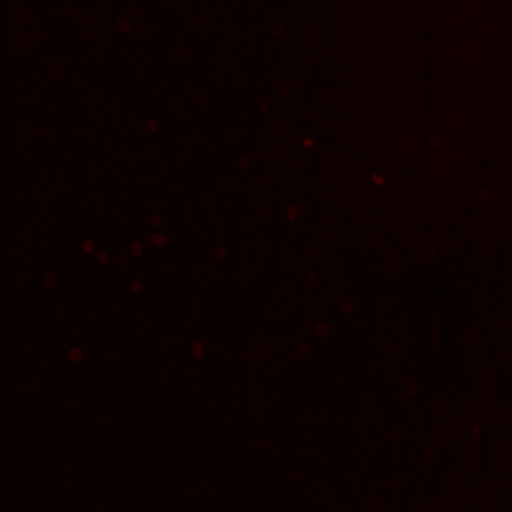
%> input picture fos close_ch00.tif, 1024 x 1024 px (shown at 1/2 size)
$ octave --eval "result = extract_feature('fos close_ch00.tif');"   (GNU Octave 9; MATLAB toolbox functions it lacks are replaced by stand-ins)
%> lines starting %> are read from the running program, lines starting %| are printed output that depends on the picture
### mexican_hat.m
function [Binary_mask, Gray_image] = mexican_hat(I, Size, Sigma, Std)


%I_bw is a grayscale image, not BW
I_bw = mat2gray(I);

% Try Wiener
 J = wiener2(I_bw);

% Try gamma
% J = imadjust(I_bw, [], [], 1.5);
% figure;imshow(J);
% figure;imshow(I_bw);
%pad image with zeros
% I_pad = padarray(I_bw, [70 70],'replicate');
I_pad = padarray(J, [70 70],'replicate');

%Creating mexican hat template and convolving with image
mex_hat = mexhati(Size, Sigma);
I_hat = mexconv(I_pad,mex_hat);

%Create a threshold. Take the mean of the of the whole image and find the
%standard deviation


sz_image = size(I_hat);
img_vector = reshape(I_hat, [1 sz_image(1)*sz_image(2)]);
avg_image = mean(img_vector);
std_image = std(img_vector);

% Create a binary image
Binary_mask = I_hat > (avg_image + Std * std_image);

%removing padding of image for mask and gray image
Binary_mask(1:70,:)=[];
Binary_mask(end-69:end,:)= [];
Binary_mask(:,1:70)=[];
Binary_mask(:,end-69:end)=[];

% Create a gray image and remove padding
Gray_image = I_hat ;

Gray_image(1:70,:)=[];
Gray_image(end-69:end,:)= [];
Gray_image(:,1:70)=[];
Gray_image(:,end-69:end)=[];

%normalize
Gray_image = mat2gray(Gray_image);
%converting image matrix to a vector

### mexconv.m
%This function convolves your image with the mexican hat template generated
%by mexhati.
%
%
%
function convolved_image = mexconv(I, mexihat)

% figure;imshow(I)
% title('original')

norm = mat2gray(I);
% figure;imshow(norm)
% title('after mat2gray before conv')

HH = conv2(norm,mexihat,'same');
% figure;imshow(HH);
% title('after convolution')

II = mat2gray(HH);
% figure;imshow(II);
% title('after renormalizing after convolution')

convolved_image = HH;

### mexhati.m
% This is a mexican hat function. This function will return a
% two-dimensional template of a mexican hat. Input size designates how big
% the template is in terms of pixels. Ex. size = 50 will return a mexican
% hat template that is 50 pixels by 50 pixels. Sigma is the standard
% deviation of the Gaussian function which also determins the width and
% size of the mexican hat function.
%
%

%Mexican hat function
function mexican_hat = mexhati(size,sigma)

[x,y] = meshgrid(0:1:size);
shift = size/2;
a = 1;

mexhat = (a/(pi*sigma^2))*(1 - ((x-shift).^2+(y-shift).^2)/(2*sigma^2)).*exp(-(((x-shift).^2+(y-shift).^2))/(2*sigma^2));
% figure; surf(x,y,mexhat);
mexican_hat = mexhat;

### extract_feature.m
function [Feature_vector, num_of_candidates, candidate_centroid] = extract_feature(image_path)
%> called with image_path = 'fos close_ch00.tif'
% image_path = cfos_test_image_path;
I = imread(image_path);
%> I is the input picture: size 1024x1024x3 uint8; mean R, G, B 12.1, 0, 0
I_bw = mat2gray(I);
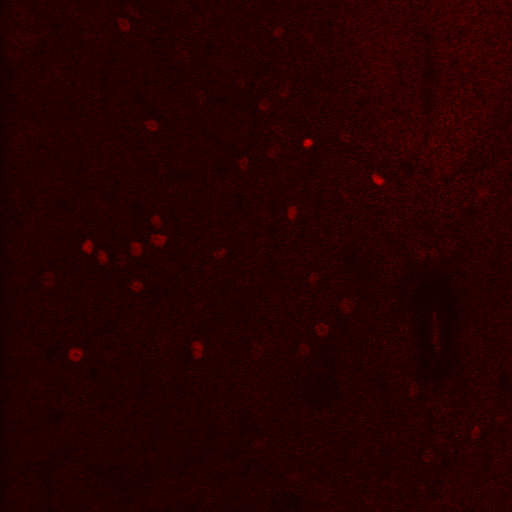
%> I_bw: size 1024x1024x3 double (shown at 1/2 size); mean R, G, B 0.15, 0, 0

mask = mexican_hat(I,80,4,2.5);
%> in mexican_hat, `J = wiener2(I_bw);`:
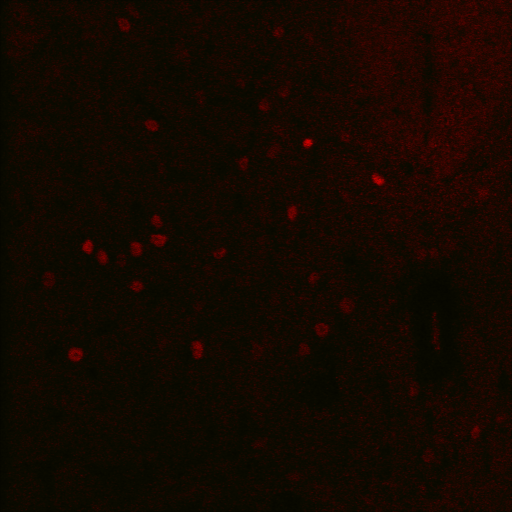
%> J: size 1024x1024x3 double (shown at 1/2 size); mean R, G, B 0.0801, 0.0349, 0
%> in mexican_hat, `I_pad = padarray(J, [70 70],'replicate');`:
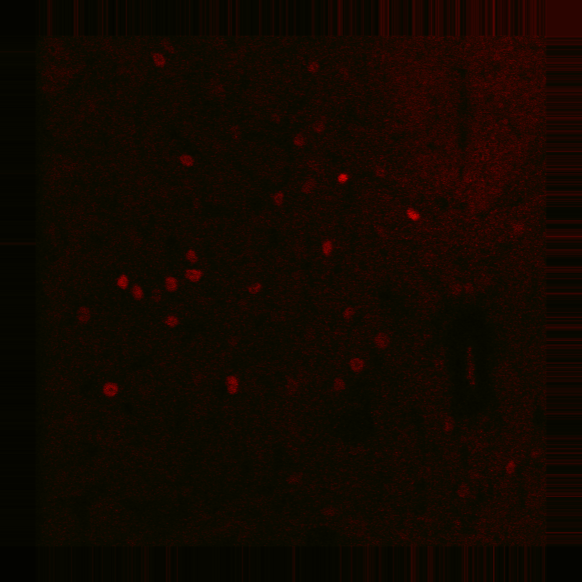
%> I_pad: size 1164x1164x3 double (shown at 1/2 size); mean R, G, B 0.0739, 0.0327, 0
%> the run ends on the next line
% figure;imshow(mask);title('after mexican hat');

% % file_cat = '/Users/qingdai/Desktop/fos_detection/pictures/#20_E3_LDH_tdt_10x_500ms.tif';
% I2 = imread(file_cat);
% I_bw2 = mat2gray(I2);

%%
% %histogram equilization
I_equalized = adapthisteq(I_bw,'ClipLimit',.2);
% figure;
% imshow(I_equalized);
% title('adaptive histogram equalization')


%%
%Filtering out candidate targets that don't meet Area criterion and then
%plotting the candidate points that are left and displaying them over the
%original image.
[L,n] = bwlabel(mask);
Candidate_properties = regionprops(L,'Area', 'PixelIdxList', 'Centroid');

candidate_centroid = [];
for i = 1:n
     if Candidate_properties(i).Area < 25               ||  Candidate_properties(i).Area > 400
        L(Candidate_properties(i).PixelIdxList) = 0;
    else
        candidate_centroid = [candidate_centroid; Candidate_properties(i).Centroid];
    end
end
% figure;imshow(L)


[L2, num_of_candidates] = bwlabel(L);
% figure;imshow(L); title('L2')
Candidate_properties = regionprops(L2, 'Centroid', 'PixelIDxList');


%%
%Recomputing the candidate patches after filtering out size
patch_size = 80;
for i=1:num_of_candidates
    % filter
    % set pixelidxlist of target candidate to 1, all the other to 0
    Base = zeros(size(L2));
    Base(Candidate_properties(i).PixelIdxList) = 1;

    x = Candidate_properties(i).Centroid(1);
    y = Candidate_properties(i).Centroid(2);
    BW_patch(i).image = create_patch(Base,x,y,patch_size);
    Gray_patch(i).image = create_patch(I_equalized, x,y,patch_size);

    %Normalizing the patches and reorienting so that it is vertical
    [Gray_Patch_normal(i).image, BW_patch_reorient(i).image] = process_reorient(Gray_patch(i).image, BW_patch(i).image);


%     figure;imshow(BW_patch.image);
%


end
%%
%Start extracting features
%--------------------------------------------------------------------------

%Shape features

Shape_features = zeros(num_of_candidates,10);
for i = 1:num_of_candidates
%     gg = i
%    figure;imshow(BW_patch(160).image);
    Shape_features(i,:) = compute_shape_features_revised(BW_patch(i).image,patch_size);

end
% Shape_features = compute_shape_features(BW_patch_reorient(1).image,patch_size, number);

%%

%Texture features

num_histogram_bins = 16;

% determine the size of Texture_vector
Texture_features = Compute_MR8(Gray_Patch_normal(1).image, num_histogram_bins);

[a,b] = size(Texture_features);
Texture_features = zeros(num_of_candidates, a*b);

for i = 1:num_of_candidates
    Texture_matrix = Compute_MR8(Gray_Patch_normal(i).image, num_histogram_bins);
    Texture_features(i,:) = reshape(Texture_matrix, [1,a*b]);
end

% Texture_features = Compute_MR8(Gray_Patch_normal(1).image, num_histogram_bins);


%%

%HoG features
%5 parameters: int nb_bins, double cwidth, int block_size, int orient,  double clip_val

HoG_features = HoG(im2double(Gray_Patch_normal(1).image), [9,10,6,1,0.2]);
HoG_features = zeros(num_of_candidates,length(HoG_features));

for i = 1:num_of_candidates
    HoG_features(i,:) = HoG(im2double(Gray_Patch_normal(i).image), [9,10,6,1,0.2]);
end

%HoG_features = HoG(im2double(Gray_Patch_normal(5).image), [9,10,6,1,0.2]);

%%
% putting together all features vectors
Feature_vector = [Shape_features, Texture_features];
